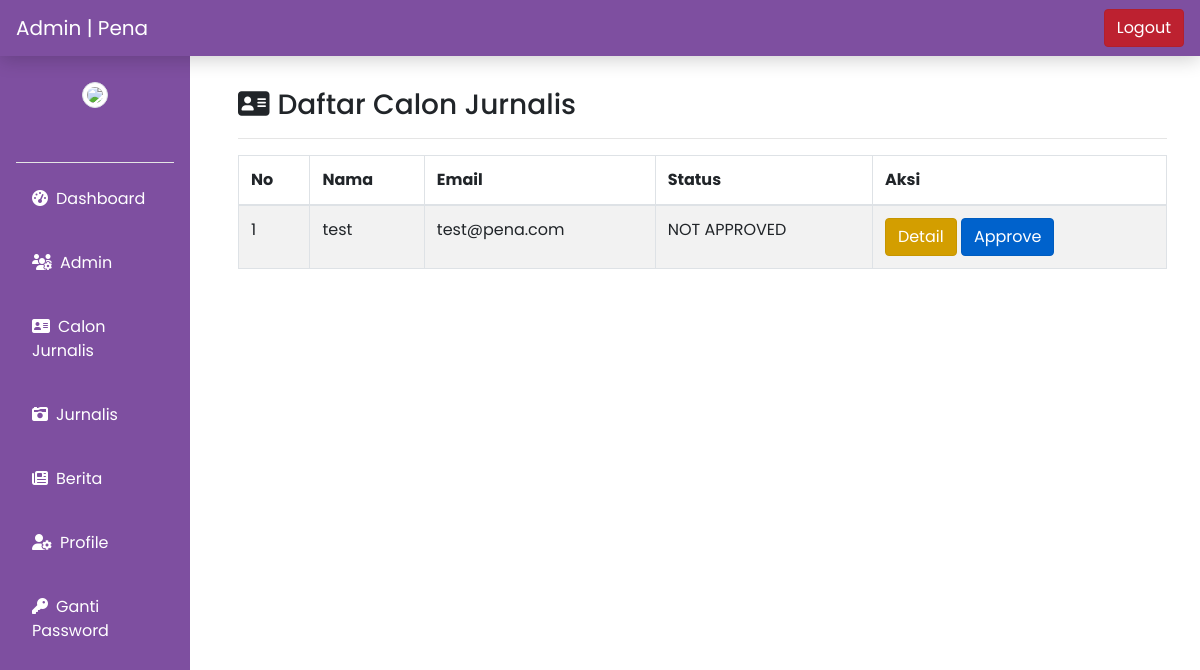
Screenshot of /admin/calonjurnalis.php with the database file from the repository.
### tables this page shows
CREATE TABLE `jurnalis` (
  `id_jurn` int(11) NOT NULL,
  `nama_jurn` varchar(50) NOT NULL,
  `username_jurn` varchar(50) NOT NULL,
  `password_jurn` varchar(12) NOT NULL,
  `email_jurn` varchar(50) NOT NULL,
  `phone_jurn` varchar(50) NOT NULL,
  `birth_jurn` date NOT NULL,
  `skill_jurn` varchar(255) NOT NULL,
  `img_jurn` varchar(255) NOT NULL DEFAULT 'image.jpg',
  `location_imgjurn` varchar(255) NOT NULL,
  `status` varchar(100) NOT NULL,
  `foto_jurn` varchar(255) NOT NULL,
  `location_fotojurn` varchar(255) NOT NULL
);

### admin/calonjurnalis.php (the view, shortened to what this page needs)
<!doctype html>
<html lang="en">
  <head>
    <?php include('includes/head.php');?>
  </head>
  <body>
  <?php include('includes/header.php');?>
  <?php include('includes/leftbar.php');?>
  <?php include('../config/config.php');?>
        <div class="col-md-10 p-5 pt-2">
        <br>
        <h3><i class="fas fa-address-card mr-2"></i>Daftar Calon Jurnalis<hr></h3>
          <table class="table table-striped table-bordered">
            <thead>
              <tr>
                <th scope="col">No</th>
                <th scope="col">Nama</th>
                <th scope="col">Email</th>
                <th scope="col">Status</th>
                <th scope="col">Aksi</th>
              </tr>
            </thead>
            <tbody>
        <?php
          $no = 1;
          $data = mysqli_query($conn,"SELECT * FROM jurnalis WHERE status='NOT APPROVED'");
          while ($d = mysqli_fetch_array($data)){
          ?>
            <tr>
              <td><?php echo $no++; ?></td>
              <td><?php echo $d['nama_jurn']; ?></td>
              <td><?php echo $d['email_jurn']; ?></td>
              <td><?php echo $d['status']; ?></td>
              <td>
                <a href="detail-calonjurnalis.php?id=<?php echo $d['id_jurn'];?>" class="btn btn-warning text-white active" role="button" aria-pressed="true">Detail</a>
                <a href="approve_jurn.php?id=<?php echo $d['id_jurn'];?>" class="btn btn-primary active" role="button" aria-pressed="true">Approve</a>
              </td>
            </tr>
          <?php
          }
        ?>
            </tbody>
          </table>
        </div>
  </body>
</html>

### admin/includes/head.php (style rules this page uses)
div { font-family: "Poppins"; }

### rows the page displays
jurnalis: nama_jurn "test", email_jurn "test@pena.com", status "NOT APPROVED"
